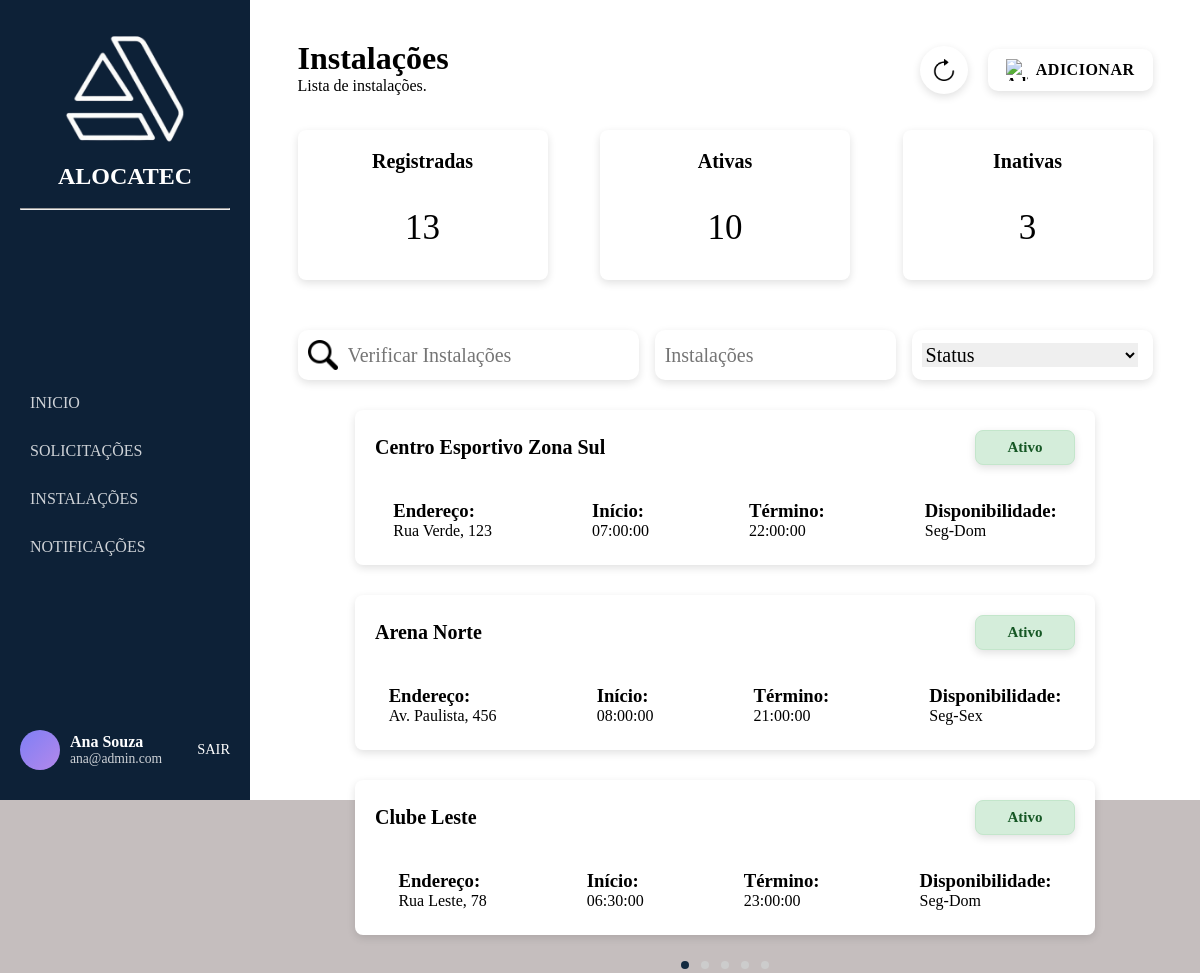
The page /pages/instalacoes/instalacoes.php (signed in) on the database its author committed.
### tables this page shows
CREATE TABLE estabelecimento (
    id_estabelecimento INT AUTO_INCREMENT PRIMARY KEY,
    nome VARCHAR(100) NOT NULL,
    endereco VARCHAR(150) NOT NULL,
    numero NUMERIC(5) NOT NULL,
    bairro VARCHAR(150) NOT NULL,
    cep VARCHAR(10) NOT NULL,
    cidade VARCHAR(150) NOT NULL,
    complemento VARCHAR(150),
    uf VARCHAR(2) NOT NULL,
    status ENUM('Ativo', 'Inativo') NOT NULL,
    inicio TIME NOT NULL,
    termino TIME NOT NULL,
    disponibilidade ENUM('Seg-Sex', 'Sab-Dom', 'Seg-Dom') NOT NULL,
    id_administrador INT NOT NULL,
    FOREIGN KEY (id_administrador) REFERENCES administrador(id_administrador)
);

### login/login.php (called while the page is built, shortened)
<?php
if (session_status() === PHP_SESSION_NONE) {
class Store {
    public static function get($key) {
        return $_SESSION[$key] ?? null;
    }
}
}

### pages/instalacoes/instalacoes.php (the view, shortened to what this page needs)
<?php
require_once '../../login/login.php';
$usuario = Store::get('usuario');
?>
<!DOCTYPE html>
<html lang="pt-BR">
<head>
  <link rel="stylesheet" href="instalacoes.css">
</head>
<body>
  <aside class="sidebar">
    <div class="logo">
    <div class="icone-logo">
      <img src="./img/logo.png">
    </div>
      <h2>ALOCATEC</h2>
    <br>
    <hr></hr>
    </div>
    <nav>
      <ul>
        <li><a href="../home/home.php">INICIO</a></li>
        <li><a href="../solicitacao/solicitacao.php">SOLICITAÇÕES</a></li>
        <li><a href="./fotos.php">INSTALAÇÕES</a></li>
        <li>NOTIFICAÇÕES</li>
      </ul>
    </nav>
    <div class="user">
    <div class="avatar"></div>
 <div class="user-info">
          <p class="nome"><?php echo htmlspecialchars($usuario['nome']); ?></p>
          <p class="cargo"><?php echo htmlspecialchars($usuario['email']); ?></p>
        </div>
      <a href="../../login/logout.php" class="logout">SAIR</a>
    </div>
  </aside>
  <div class="content">
    <div class="page">
      <div class="titulo-pagina">
        <h1>Instalações</h1>
        <p>Lista de instalações.</p>
    </div>
  <div class="acoes-topo">
  <button class="botao-acao atualizar" onclick="location.reload()">
    <img src="./img/atualizar.png" alt="Atualizar">
  </button>
  <button class="botao-acao adicionar" onclick="window.location.href='../questionario_instalacao/form1/adicionar_descricao.php'">
    <img src="./img/adicao.png" alt="Adicionar">
    <span>ADICIONAR</span>
  </button>
</div>
</div>
  <div class="nao-sei">
   <div class="status">
    <h2>Registradas</h2>
     <?php
		require_once '../../database/conexao_bd_mysql.php';
        $sql = "SELECT COUNT(*) AS id_estabelecimento FROM estabelecimento";
        $usuarios = mysqli_query($conexao_servidor_bd, $sql);
        foreach ($usuarios as $key => $value) {
            echo "<div class='resultado'>" . $value['id_estabelecimento'] . "</div>";
        }
        ?>
   </div>
   <div class="status">
    <h2>Ativas</h2>
    <?php
		require_once '../../database/conexao_bd_mysql.php';
        $sql = "SELECT COUNT(*) AS status FROM estabelecimento WHERE status = 'Ativo'";
        $usuarios = mysqli_query($conexao_servidor_bd, $sql);
        foreach ($usuarios as $key => $value) {
            echo "<div class='resultado'>" . $value['status'] . "</div>";
        }
        ?>
   </div>
   <div class="status">
    <h2>Inativas</h2>
    <?php
		require_once '../../database/conexao_bd_mysql.php';
        $sql = "SELECT COUNT(*) AS status FROM estabelecimento WHERE status = 'Inativo'";
        $usuarios = mysqli_query($conexao_servidor_bd, $sql);
        foreach ($usuarios as $key => $value) {
            echo "<div class='resultado'>" . $value['status'] . "</div>";
        }
        ?>
   </div>
   </div>
 <div class="filters">
  <div class="search">
    <img src="./img/lupa.png">
    <input placeholder="Verificar Instalações"/>
  </div>
  <div class="chip">
    <input placeholder="Instalações"/>
  </div>
  <div class="chip">
    <select>
      <option>Status</option>
    </select>
  </div>
</div>
<?php
require_once '../../database/conexao_bd_mysql.php';
$limite = 3;
$onde_estou = isset($_GET['page']) ? max(1, intval($_GET['page'])) : 1;
$linha_mysql = ($onde_estou - 1) * $limite;
$total_query = "SELECT COUNT(*) AS total FROM estabelecimento";
$total_result = mysqli_query($conexao_servidor_bd, $total_query);
$total_row = mysqli_fetch_assoc($total_result);
$total = $total_row['total'];
$total_pag = ceil($total / $limite);
$sql = "
SELECT id_estabelecimento, nome, endereco, status, inicio, termino, disponibilidade
FROM estabelecimento
LIMIT $linha_mysql, $limite
";
$reservas = mysqli_query($conexao_servidor_bd, $sql);
if ($reservas && mysqli_num_rows($reservas) > 0) {
    while ($value = mysqli_fetch_assoc($reservas)) {
      $id = htmlspecialchars($value['id_estabelecimento']);
        echo "
        <div class='solicitacao-card' data-id='$id' onclick=\"window.location.href='../detalhes_instalacoes/instalacao.php?id_estabelecimento=$id'\">
          <div class='topo-solicitacao'>
            <div class='nome-espaco'>
              <h2>" . htmlspecialchars($value['nome']) . "</h2>
            </div>
            <div class='status-solicitacao " . htmlspecialchars($value['status']) . "'>
              <h2>" . htmlspecialchars($value['status']) . "</h2>
            </div>
          </div>
          <div class='detalhes-solicitacao'>
            <div class='detalhe'>
              <h3>Endereço:</h3>
              <p>" . htmlspecialchars($value['endereco']) . "</p>
            </div>
            <div class='detalhe'>
              <h3>Início:</h3>
              <p>" . htmlspecialchars($value['inicio']) . "</p>
            </div>
            <div class='detalhe'>
              <h3>Término:</h3>
              <p>" . htmlspecialchars($value['termino']) . "</p>
            </div>
            <div class='detalhe'>
              <h3>Disponibilidade:</h3>
              <p>" . htmlspecialchars($value['disponibilidade']) . "</p>
            </div>
          </div>
        </div>
        ";
    }
} else {
    echo "<div class='erro'>
        <h2>Nenhuma solicitação encontrada</h2>
      </div>";
}
?>
<div class="pagination-dots">
    <?php for ($i = 1; $i <= $total_pag; $i++): ?>
        <?php $class = ($i == $onde_estou) ? 'active' : ''; ?>
        <a href="?page=<?php echo $i; ?>" class="dot <?php echo $class; ?>"></a>
    <?php endfor; ?>
</div>
</body>
</html>

### pages/instalacoes/instalacoes.css (style rules this page uses)
* { margin: 0; padding: 0; box-sizing: border-box; font-family: "Nunito"; }
body { display: flex; height: 100vh; background: #c5bebe; }
.sidebar { width: 250px; background: #0d2137; color: white; display: flex; flex-direction: column; justify-content: space-between; padding: 30px 20px; }
.logo { text-align: center; margin-bottom: 10px; }
.logo img { width: 120px; height: auto; }
.icone-logo { font-size: 40px; font-weight: bold; }
nav ul { list-style: none; }
nav ul li { padding: 15px 10px; cursor: pointer; opacity: 0.8; transition: 0.3s; }
a { text-decoration: none; color: white; }
.user { display: flex; align-items: center; gap: 10px; }
.avatar { width: 40px; height: 40px; background: linear-gradient(135deg, #7f7ff5, #b388eb); border-radius: 50%; }
.user-info p { margin: 0; }
.nome { font-weight: bold; }
.cargo { font-size: 0.85rem; opacity: 0.8; }
.logout { margin-left: auto; color: #fff; font-size: 0.9rem; text-decoration: none; }
.content { flex: 1; background: #fff; padding: 20px 0; display: flex; flex-direction: column; align-items: center; }
.page { display: flex; width: 90%; max-width: 900px; margin: 20px auto 10px auto; justify-content: space-between; }
.titulo-pagina { width: 150px; height: 60px; }
.acoes-topo { display: flex; justify-content: flex-end; align-items: center; gap: 20px; height: 60px; }
.botao-acao { display: flex; align-items: center; justify-content: center; gap: 8px; background: #fff; border: none; border-radius: 10px; padding: 10px 18px; cursor: pointer; font-size: 16px; font-weight: 600; color: #000; box-shadow: 0 3px 8px rgba(0, 0, 0, 0.12); transition: 0.2s; }
.botao-acao img { width: 22px; height: 22px; }
.botao-acao.atualizar { border-radius: 50%; width: 48px; height: 48px; padding: 0; }
.botao-acao.adicionar { background-color: #fff; color: #000; }
.botao-acao.adicionar span { font-weight: bold; letter-spacing: 0.5px; }
.nao-sei, .filters, .solicitacao { width: 90%; max-width: 900px; margin: 0 auto; }
.nao-sei { padding: 20px 0; display: flex; justify-content: space-between; gap: 40px; }
.status { color: white; text-align: center; width: 250px; height: 150px; border-radius: 8px; box-shadow: 0 3px 8px rgba(0, 0, 0, 0.12); background: #fff; }
.status h2 { margin-top: 20px; font-size: 20px; color: #000; }
.resultado { color: #000; font-size: 35px; margin-top: 35px; }
.filters { margin-top: 30px; display: flex; justify-content: space-between; gap: 16px; align-items: center; padding: 0; }
.search { display: flex; align-items: center; gap: 10px; background: #fff; border-radius: 10px; height: 50px; width: 354px; box-shadow: 0 3px 8px rgba(0, 0, 0, 0.12); }
.search img { width: 30px; height: 30px; margin-left: 10px; }
.search input { border: none; outline: none; font-size: 20px; width: 100%; }
.chip { display: flex; align-items: center; gap: 15px; background: #fff; border-radius: 10px; height: 50px; width: 250px; box-shadow: 0 3px 8px rgba(0, 0, 0, 0.12); }
.chip input { border: none; outline: none; font-size: 20px; width: 100%; margin-left: 10px; }
.chip select { border: none; outline: none; font-size: 20px; width: 90%; margin-left: 10px; }
.topo-solicitacao { display: flex; justify-content: space-between; align-items: center; padding: 15px; }
.nome-espaco h2, .detalhes-solicitacao h2 { color: #000; }
.nome-espaco { width: 600px; }
.nome-espaco h2 { font-size: 20px; color: #000; text-align: justify; }
.solicitacao-card { margin-top: 30px; padding: 5px; border-radius: 8px; box-shadow: 0 3px 8px rgba(0, 0, 0, 0.12); background: #ffff; }
.status-solicitacao { width: 100px; height: 35px; display: flex; justify-content: center; align-items: center; border-radius: 8px; box-shadow: 0 3px 8px rgba(0, 0, 0, 0.12); color: inherit; }
.status-solicitacao h2 { font-size: 15px; margin: 0; text-align: center; color: inherit; }
.status-solicitacao.Ativo { background-color: #d4edda; color: #155724; border: 1px solid #c3e6cb; }
.detalhes-solicitacao { display: flex; justify-content: center; gap: 100px; padding: 20px; }
img { width: 40px; height: 40px; }
.pagination-dots { text-align: center; margin-top: 20px; }
.pagination-dots .dot { display: inline-block; width: 8px; height: 8px; border-radius: 50%; background-color: #ccc; margin: 0 4px; cursor: pointer; }
.pagination-dots .dot.active { background-color: #122a40; }

### rows shown on the page
estabelecimento: nome "Centro Esportivo Zona Sul", status "Ativo", endereco "Rua Verde, 123", inicio "07:00:00", termino "22:00:00", disponibilidade "Seg-Dom"
estabelecimento: nome "Arena Norte", status "Ativo", endereco "Av. Paulista, 456", inicio "08:00:00", termino "21:00:00", disponibilidade "Seg-Sex"
estabelecimento: nome "Clube Leste", status "Ativo", endereco "Rua Leste, 78", inicio "06:30:00", termino "23:00:00", disponibilidade "Seg-Dom"

### other values the page prints
$usuario['nome'] "Ana Souza"
$usuario['email'] "ana@admin.com"
$value['id_estabelecimento'] "13"
$value['status'] "10"
$value['status'] "3"
